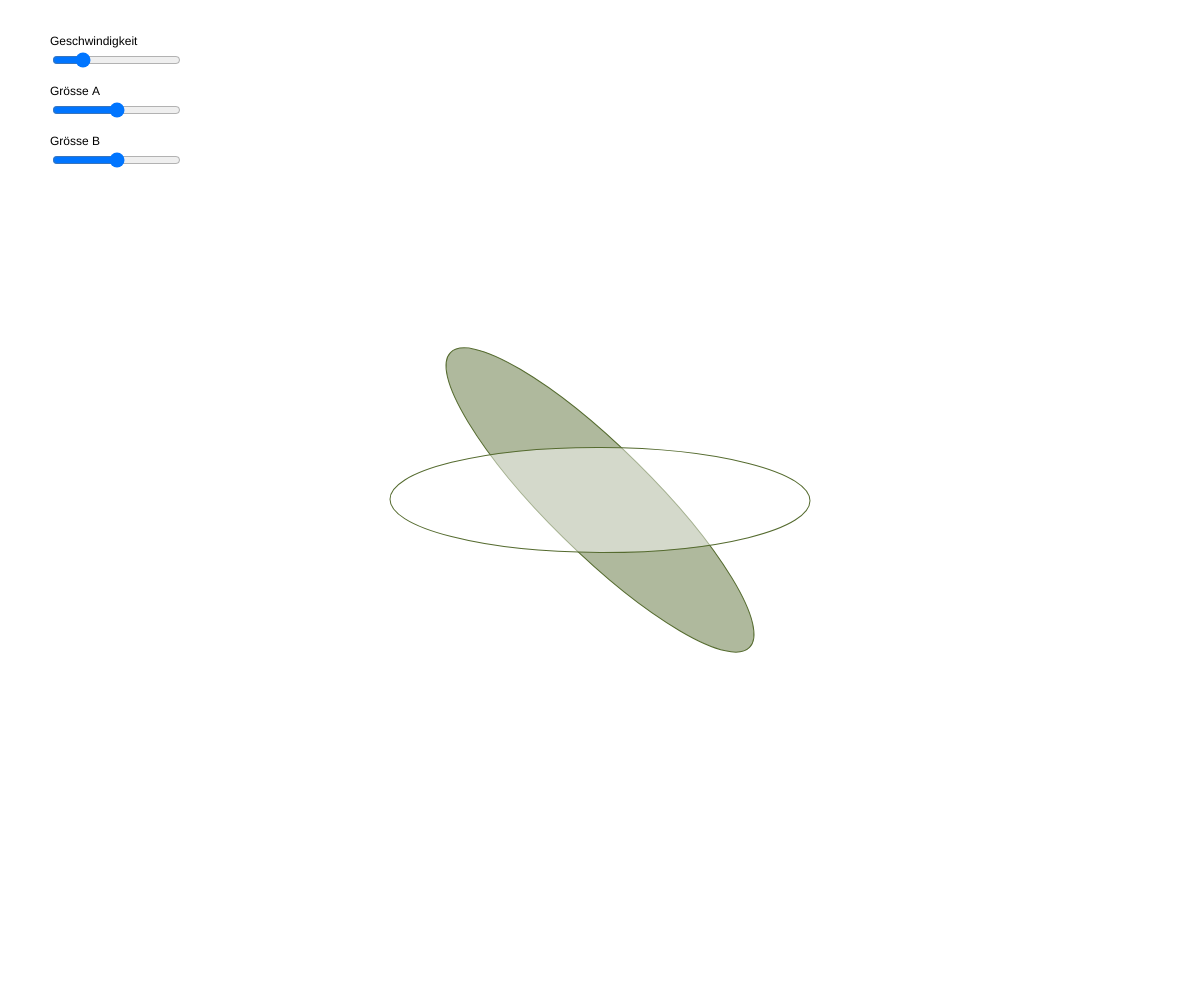
Frame 1 (no input)
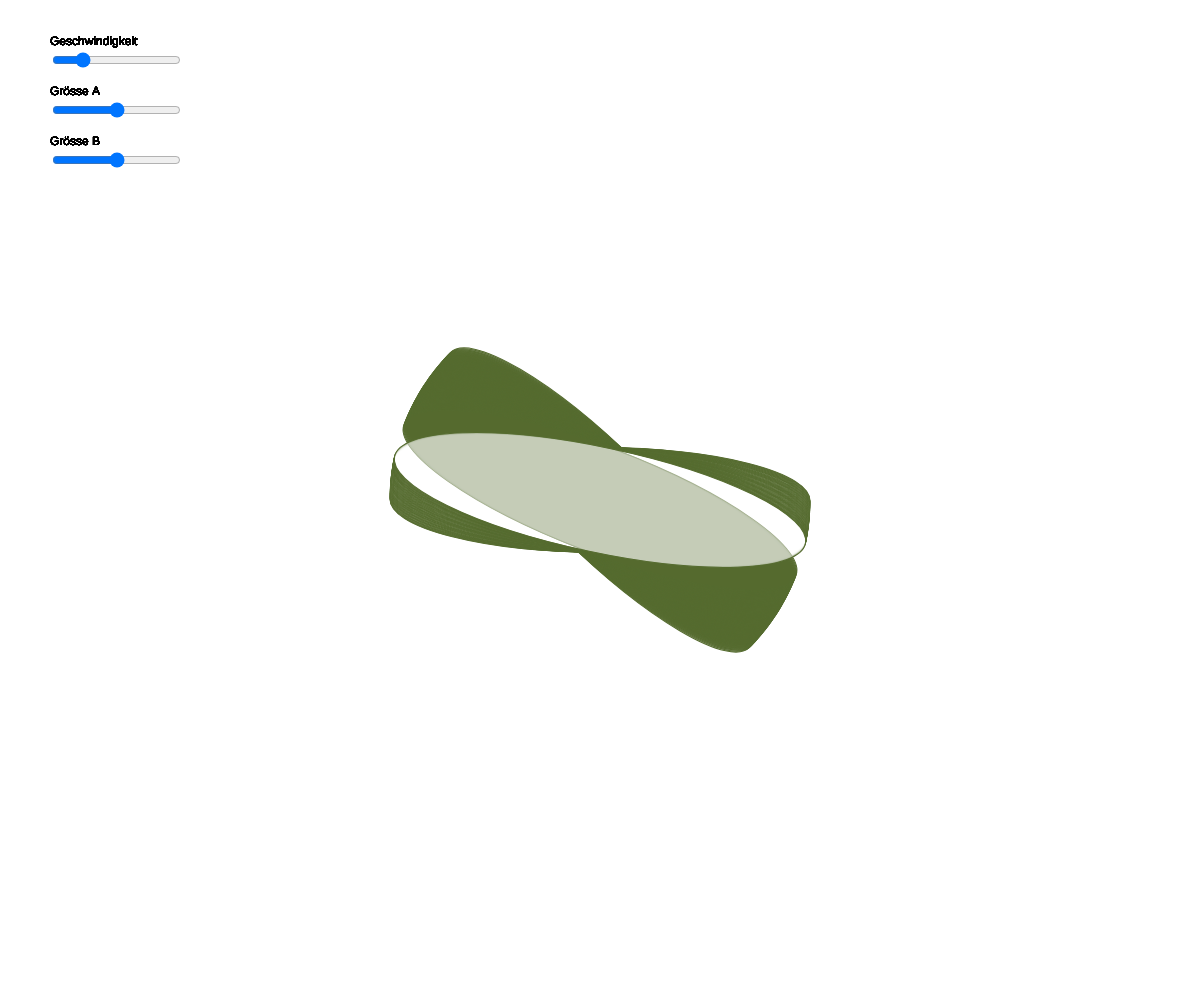
Frame 60 (no input)
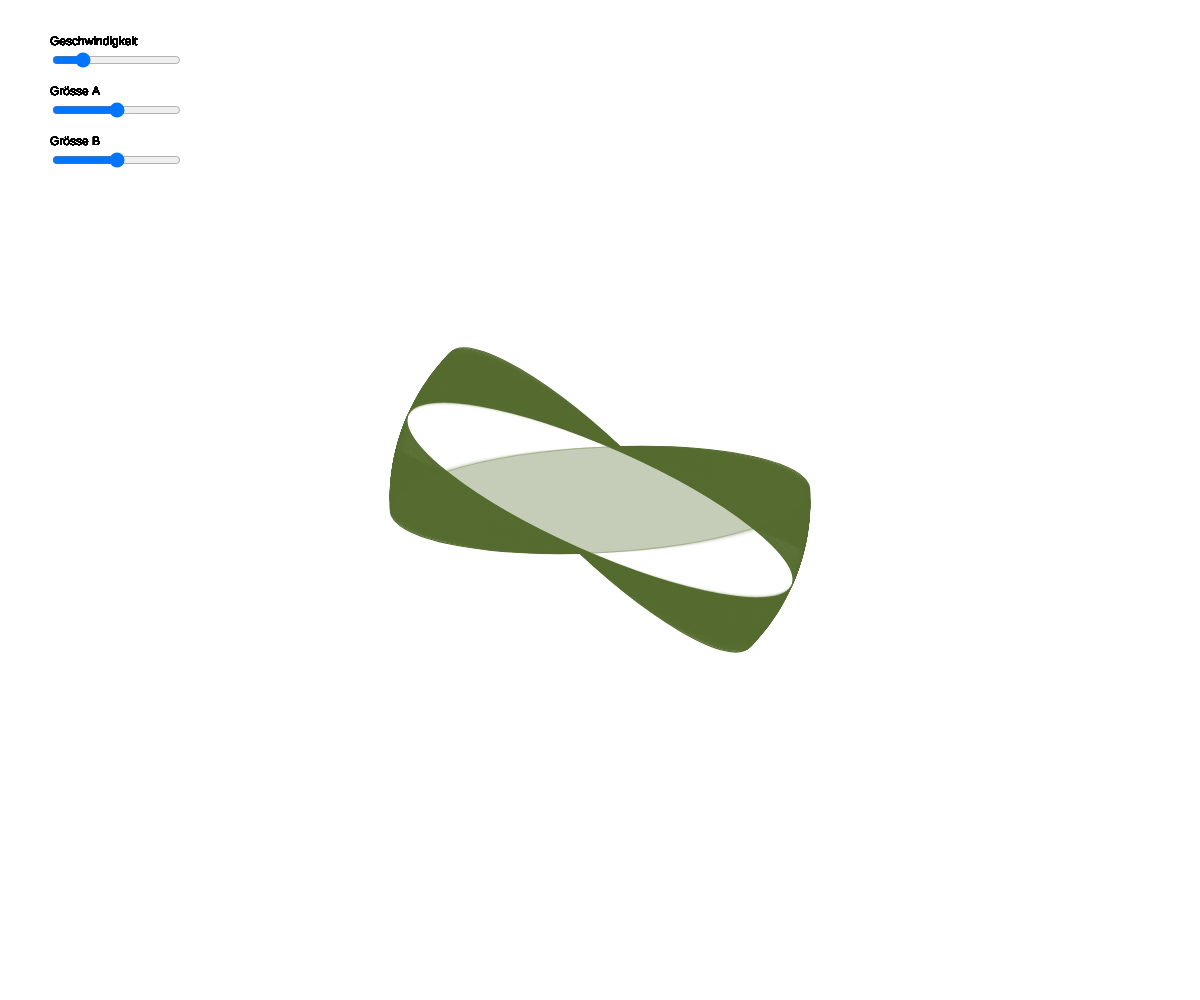
Frame 120 (the mouse pressed at the canvas centre since frame 60)

The p5.js sketch that drew these frames (run headless with seeded random() and noise() and a simulated clock; from frame 60 on, the mouse is pressed at the canvas centre):

// p5.js sketch
// ── sketch.js
let speedSlider;
let sizeASlider;
let sizeBSlider;
let drehwinkel = 0;


function setup() {
  createCanvas(windowWidth, windowHeight);
  angleMode(DEGREES); // Umstellung in Grad 
  rectMode(CENTER);   // Quadrat im Zentrum 

  // Slider 
  speedSlider = createSlider(0, 100, 20, 1);
  speedSlider.position(50, 50);

  sizeASlider = createSlider(0, 100, 50, 1); // Grösse A
  sizeASlider.position(50, 100);

  sizeBSlider = createSlider(0, 100, 50, 1); // Grösse B
  sizeBSlider.position(50, 150);

  background(255,20);
}

function draw() {
  

  // Werte für Slider
  const speedVal = speedSlider.value();
  const aVal = sizeASlider.value();
  const bVal = sizeBSlider.value();

  // Mapping 
  const maxSize = min(width, height) * 0.40;
  const sizeA = map(aVal, 0, 100, 20, maxSize);
  const sizeB = map(bVal, 0, 100, 20, maxSize);


  // Drehwinkel 
  drehwinkel += map(speedVal, 0, 100, 0, 1);


  push(); // Koordinatensystem verschoben 
  translate(width / 2, height / 2);

  // B
  push();
  rotate(45);
  rotate(-2 * drehwinkel);
  fill(85, 107, 47, 120);
  stroke(85, 107, 47);
  ellipse(0, 0, sizeB*2, sizeB*0.5);
  pop();


  // A
  push();
  rotate(drehwinkel);
  fill(255, 255, 255, 120);
  stroke(85, 107, 47);
  ellipse(0, 0, sizeA*2, sizeA*0.5);
  pop();



  pop();


  

  //Texte
  fill(0);
  text("Geschwindigkeit", 50, 45);
  text("Grösse A",        50, 95);
  text("Grösse B",        50, 145);
}
